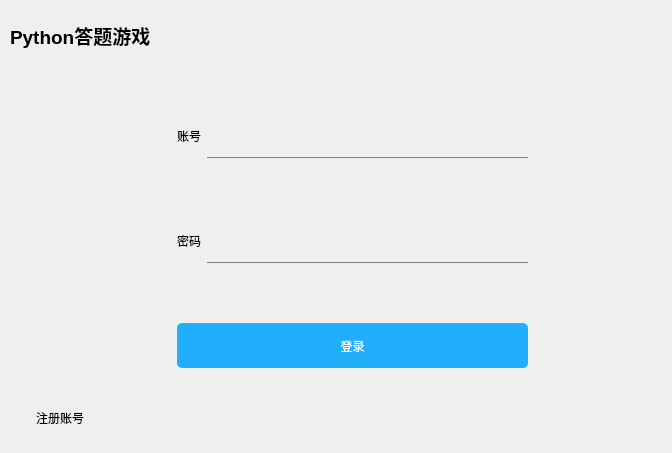
<?xml version="1.0" encoding="UTF-8"?>
<ui version="4.0">
 <class>Form</class>
 <widget class="QWidget" name="Form">
  <property name="geometry">
   <rect>
    <x>0</x>
    <y>0</y>
    <width>672</width>
    <height>453</height>
   </rect>
  </property>
  <property name="acceptDrops">
   <bool>false</bool>
  </property>
  <property name="windowTitle">
   <string>Form</string>
  </property>
  <property name="autoFillBackground">
   <bool>false</bool>
  </property>
  <widget class="QWidget" name="horizontalLayoutWidget_2">
   <property name="geometry">
    <rect>
     <x>0</x>
     <y>50</y>
     <width>581</width>
     <height>401</height>
    </rect>
   </property>
   <layout class="QHBoxLayout" name="horizontalLayout_3">
    <property name="sizeConstraint">
     <enum>QLayout::SetMinimumSize</enum>
    </property>
    <item>
     <widget class="QWidget" name="login_bottom_2" native="true">
      <property name="enabled">
       <bool>true</bool>
      </property>
      <property name="toolTipDuration">
       <number>-15</number>
      </property>
      <property name="styleSheet">
       <string notr="true"/>
      </property>
      <layout class="QHBoxLayout" name="horizontalLayout_4" stretch="2,6,0">
       <property name="spacing">
        <number>6</number>
       </property>
       <property name="leftMargin">
        <number>20</number>
       </property>
       <property name="topMargin">
        <number>0</number>
       </property>
       <property name="rightMargin">
        <number>20</number>
       </property>
       <property name="bottomMargin">
        <number>20</number>
       </property>
       <item alignment="Qt::AlignLeft|Qt::AlignBottom">
        <widget class="QPushButton" name="pushButton">
         <property name="text">
          <string>注册账号</string>
         </property>
         <property name="flat">
          <bool>true</bool>
         </property>
        </widget>
       </item>
       <item>
        <widget class="QWidget" name="widget_4" native="true">
         <property name="styleSheet">
          <string notr="true"/>
         </property>
         <layout class="QGridLayout" name="gridLayout_2">
          <property name="leftMargin">
           <number>20</number>
          </property>
          <property name="rightMargin">
           <number>20</number>
          </property>
          <item row="1" column="1">
           <widget class="QLineEdit" name="pwd">
            <property name="minimumSize">
             <size>
              <width>0</width>
              <height>45</height>
             </size>
            </property>
            <property name="maximumSize">
             <size>
              <width>16777215</width>
              <height>45</height>
             </size>
            </property>
            <property name="styleSheet">
             <string notr="true">QLineEdit {
	font-size: 20px;
	border: none;
	border-bottom: 1px solid gray;
	background-color: transparent;
}
QLineEdit: hover{
	border-bottom: 1px solid black;
}
QLineEdit: focus 
{
 	border-bottom: 1px solid rgb(18,183,245);
}</string>
            </property>
            <property name="echoMode">
             <enum>QLineEdit::Password</enum>
            </property>
           </widget>
          </item>
          <item row="1" column="0">
           <widget class="QLabel" name="label_2">
            <property name="text">
             <string>密码</string>
            </property>
           </widget>
          </item>
          <item row="0" column="0">
           <widget class="QLabel" name="label">
            <property name="text">
             <string>账号</string>
            </property>
           </widget>
          </item>
          <item row="6" column="0" colspan="2">
           <widget class="QPushButton" name="login_btn">
            <property name="enabled">
             <bool>true</bool>
            </property>
            <property name="minimumSize">
             <size>
              <width>0</width>
              <height>45</height>
             </size>
            </property>
            <property name="maximumSize">
             <size>
              <width>16777215</width>
              <height>45</height>
             </size>
            </property>
            <property name="styleSheet">
             <string notr="true">QPushButton {
	background-color: rgb(33,174,250);
	border-radius: 5px;
	color: white;
}
QPushButton:hover {
	background-color: rgb(72,203,250);
}
QPushButton:pressed {
	background-color: rgb(85,85,255);
}
QPushButton:disabled {
	background-color: rgb(148, 146, 149);
}</string>
            </property>
            <property name="text">
             <string>登录</string>
            </property>
            <property name="icon">
             <iconset>
              <normaloff>:/login/images/safe.png</normaloff>:/login/images/safe.png</iconset>
            </property>
           </widget>
          </item>
          <item row="0" column="1">
           <widget class="QLineEdit" name="name">
            <property name="minimumSize">
             <size>
              <width>0</width>
              <height>45</height>
             </size>
            </property>
            <property name="maximumSize">
             <size>
              <width>16777215</width>
              <height>45</height>
             </size>
            </property>
            <property name="styleSheet">
             <string notr="true">QLineEdit {
	font-size: 20px;
	border: none;
	border-bottom: 1px solid gray;
	background-color: transparent;
}
QLineEdit: hover{
	border-bottom: 1px solid black;
}
QLineEdit: focus 
{
 	border-bottom: 1px solid rgb(18,183,245);
}</string>
            </property>
            <property name="echoMode">
             <enum>QLineEdit::Normal</enum>
            </property>
           </widget>
          </item>
         </layout>
        </widget>
       </item>
       <item>
        <widget class="QLabel" name="label_3">
         <property name="text">
          <string/>
         </property>
        </widget>
       </item>
      </layout>
     </widget>
    </item>
   </layout>
  </widget>
  <widget class="QLabel" name="label_4">
   <property name="geometry">
    <rect>
     <x>10</x>
     <y>20</y>
     <width>161</width>
     <height>31</height>
    </rect>
   </property>
   <property name="font">
    <font>
     <pointsize>14</pointsize>
     <weight>75</weight>
     <italic>false</italic>
     <bold>true</bold>
     <underline>false</underline>
    </font>
   </property>
   <property name="text">
    <string>Python答题游戏</string>
   </property>
  </widget>
 </widget>
 <resources/>
 <connections/>
</ui>
